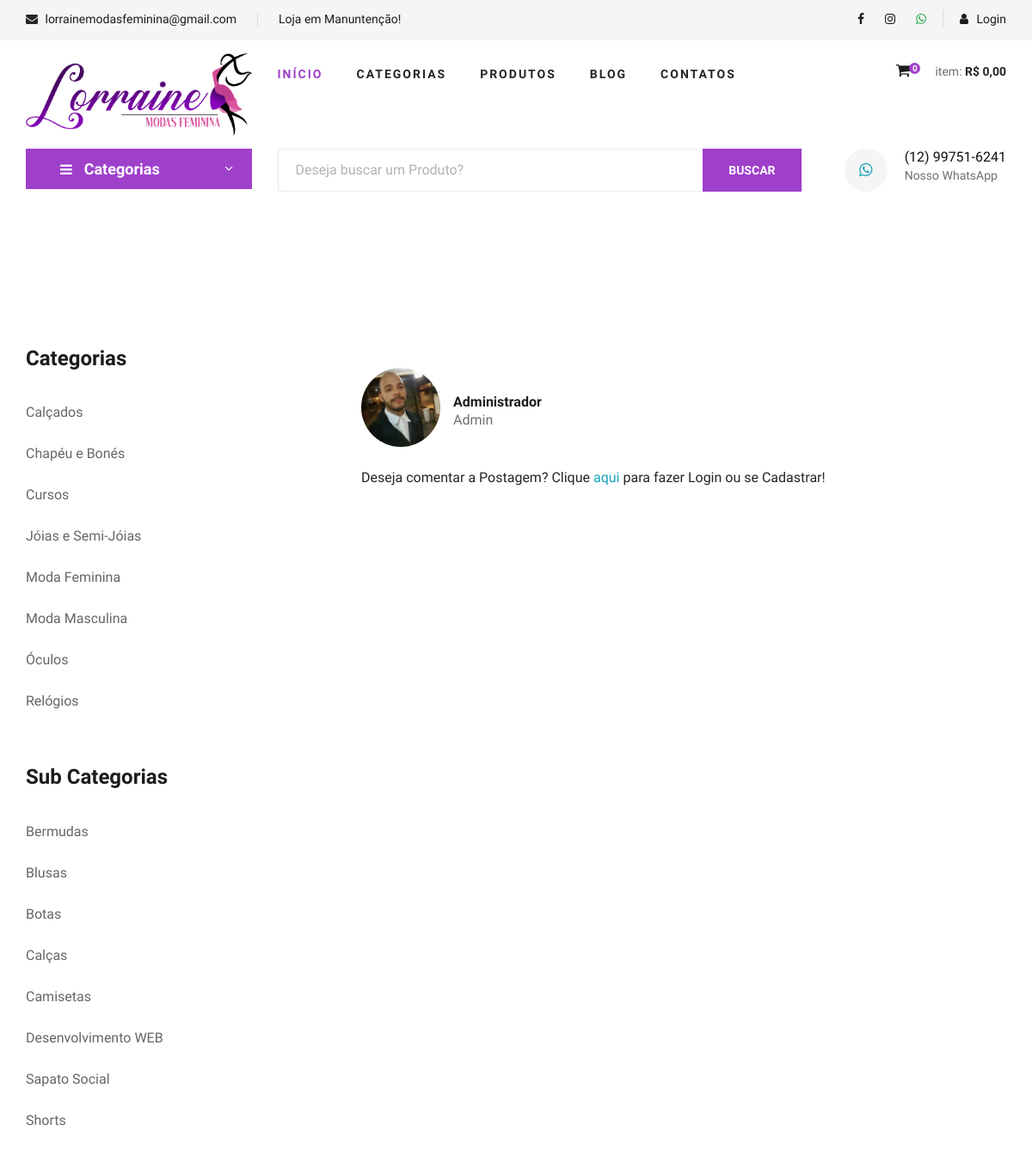
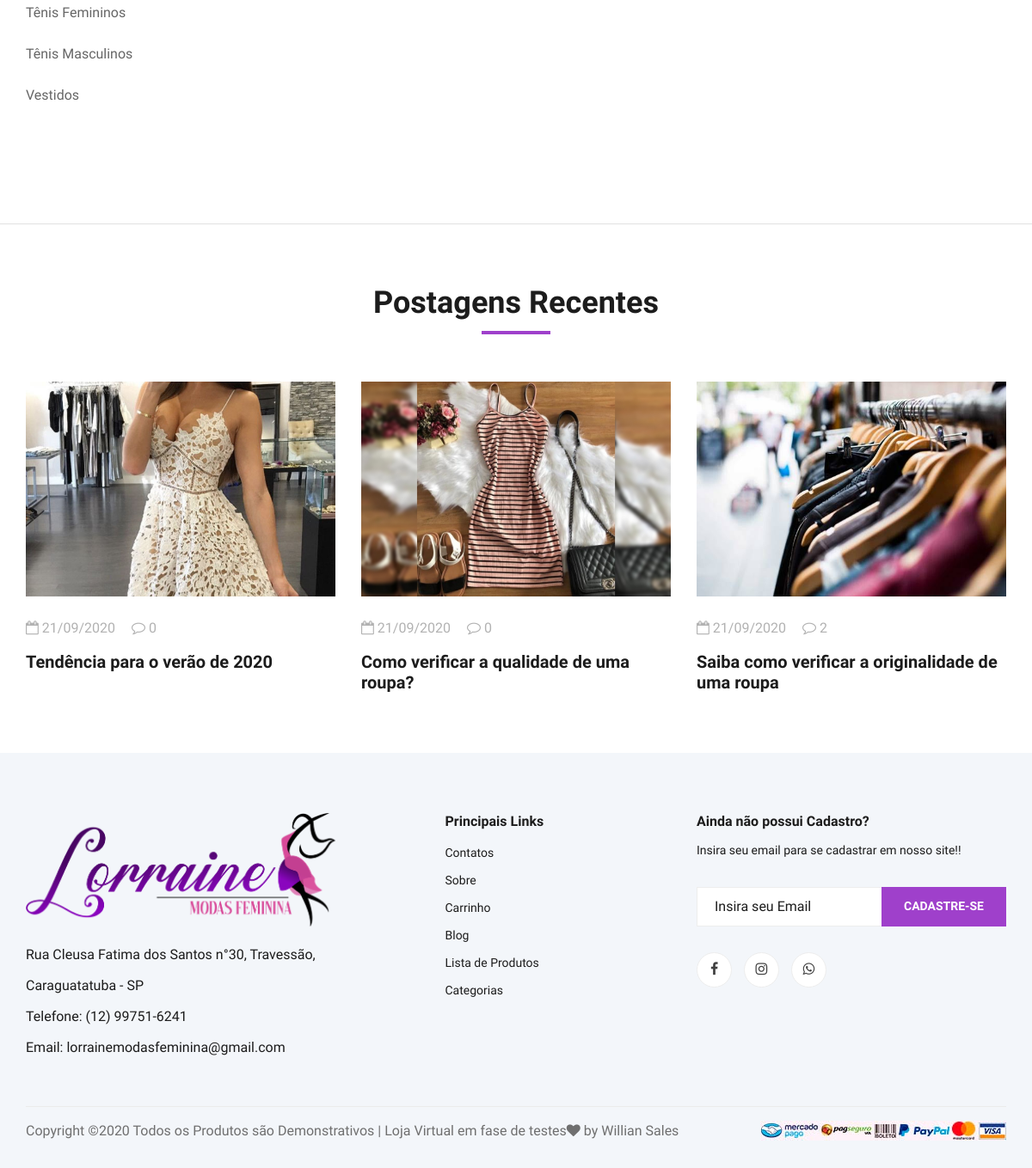
Screenshot of /blog-postagem.php with the database file from the repository (2 pictures, top to bottom).
### tables this page shows
CREATE TABLE `categorias` (
  `id` int(11) NOT NULL AUTO_INCREMENT,
  `nome` varchar(50) NOT NULL,
  `nome_url` varchar(50) NOT NULL,
  `imagem` varchar(100) NOT NULL,
  PRIMARY KEY (`id`)
);

CREATE TABLE `sub_categorias` (
  `id` int(11) NOT NULL AUTO_INCREMENT,
  `nome` varchar(50) NOT NULL,
  `nome_url` varchar(50) NOT NULL,
  `imagem` varchar(100) NOT NULL,
  `id_categoria` int(11) NOT NULL,
  PRIMARY KEY (`id`)
);

CREATE TABLE `usuarios` (
  `id` int(11) NOT NULL AUTO_INCREMENT,
  `nome` varchar(50) NOT NULL,
  `cpf` varchar(20) NOT NULL,
  `email` varchar(50) NOT NULL,
  `senha` varchar(35) NOT NULL,
  `senha_crip` varchar(150) NOT NULL,
  `nivel` varchar(20) NOT NULL,
  `imagem` varchar(100) DEFAULT NULL,
  PRIMARY KEY (`id`)
);

CREATE TABLE `blog` (
  `id` int(11) NOT NULL AUTO_INCREMENT,
  `titulo` varchar(200) NOT NULL,
  `descricao_1` varchar(1000) NOT NULL,
  `descricao_2` varchar(1000) NOT NULL,
  `imagem` varchar(150) NOT NULL,
  `data` date NOT NULL,
  `palavras` varchar(150) DEFAULT NULL,
  `nome_url` varchar(200) NOT NULL,
  PRIMARY KEY (`id`)
);

### blog-postagem.php (the view, shortened to what this page needs)
<?php
$postagem_get = @$_GET['nome'];
 ?>
<?php
require_once("cabecalho.php");
?>
<?php
require_once("cabecalho-busca.php");
?>
<?php
$query = $pdo->query("SELECT * FROM usuarios where nivel = 'Admin'");
$res = $query->fetchAll(PDO::FETCH_ASSOC);
$nome_admin = $res[0]['nome'];
$imagem_admin = $res[0]['imagem'];
 ?>
    <section class="blog-details spad">
        <div class="container">
            <div class="row">
                <div class="col-lg-4 col-md-5 order-md-1 order-2">
                    <div class="blog__sidebar">
                          <div class="blog__sidebar__item">
                        <h4>Categorias</h4>
                        <ul>
                            <?php
                            $query = $pdo->query("SELECT * FROM categorias order by nome asc ");
                            $res = $query->fetchAll(PDO::FETCH_ASSOC);
                            for ($i=0; $i < count($res); $i++) {
                              $nome = $res[$i]['nome'];
                              $nome_url = $res[$i]['nome_url'];
                              ?>
                              <li><a href="sub-categoria-de-<?php echo $nome_url ?>"><?php echo $nome ?></a></li>
                          <?php } ?>
                      </ul>
                  </div>
                  <div class="blog__sidebar__item">
                    <h4>Sub Categorias</h4>
                    <ul>
                        <?php
                        $query = $pdo->query("SELECT * FROM sub_categorias order by nome asc ");
                        $res = $query->fetchAll(PDO::FETCH_ASSOC);
                        for ($i=0; $i < count($res); $i++) {
                          $nome = $res[$i]['nome'];
                          $nome_url = $res[$i]['nome_url'];
                          ?>
                          <li><a href="produtos-<?php echo $nome_url ?>"><?php echo $nome ?></a></li>
                      <?php } ?>
                  </ul>
              </div>
                    </div>
                </div>
                <div class="col-lg-8 col-md-7 order-md-1 order-1">
                    <div class="blog__details__text">
                    </div>
                    <div class="blog__details__content mb-4">
                        <div class="row">
                            <div class="col-lg-6">
                                <div class="blog__details__author">
                                    <div class="blog__details__author__pic">
                                        <img src="img/<?php echo @$imagem_admin ?>" alt="">
                                    </div>
                                    <div class="blog__details__author__text">
                                        <h6><?php echo @$nome_admin ?></h6>
                                        <span>Admin</span>
                                    </div>
                                </div>
                            </div>
                        </div>
                    </div>
                    <?php if($id_usuario == null || $id_usuario == ""){
                        echo '<span class="mt-4">Deseja comentar a Postagem? Clique <a target="_blank" href="sistema" class="text-info"> aqui </a> para fazer Login ou se Cadastrar!</span>';
                    } ?>
                </div>
            </div>
        </div>
    </section>
    <section class="related-blog spad">
        <div class="container">
            <div class="row">
                <div class="col-lg-12">
                    <div class="section-title related-blog-title">
                        <h2>Postagens Recentes</h2>
                    </div>
                </div>
            </div>
            <div class="row">
                <?php
               $query = $pdo->query("SELECT * FROM blog where nome_url != '$postagem_get' order by id desc LIMIT 3");
               $res = $query->fetchAll(PDO::FETCH_ASSOC);
               for ($i=0; $i < count($res); $i++) {
                  $titulo = $res[$i]['titulo'];
                  $imagem = $res[$i]['imagem'];
                  $data = $res[$i]['data'];
                  $id = $res[$i]['id'];
                  $nome_url = $res[$i]['nome_url'];
                  $data = implode('/', array_reverse(explode('-', $data)));
                  $query2 = $pdo->query("SELECT * FROM coment_blog where id_blog = '$id' ");
                  $res2 = $query2->fetchAll(PDO::FETCH_ASSOC);
                  $total_itens = @count($res2);
                  $query3 = $pdo->query("SELECT * FROM blog ");
                  $res3 = $query3->fetchAll(PDO::FETCH_ASSOC);
                  ?>
                <div class="col-lg-4 col-md-4 col-sm-6">
                     <div class="blog__item">
                                <div class="blog__item__pic">
                                    <img src="img/blog/<?php echo $imagem ?>" width="100%" height="250" alt="">
                                </div>
                                <div class="blog__item__text">
                                    <ul>
                                        <li><i class="fa fa-calendar-o"></i> <?php echo $data ?></li>
                                        <li><i class="fa fa-comment-o"></i> <?php echo $total_itens ?></li>
                                    </ul>
                                    <h5><a href="postagem-<?php echo $nome_url ?>"><?php echo $titulo ?></a></h5>
                                </div>
                            </div>
                </div>
            <?php } ?>
            </div>
        </div>
    </section>
    <?php
require_once("rodape.php");
?>

### css/style.css (style rules this page uses)
html, body { height: 100%; font-family: "Cairo", sans-serif; -webkit-font-smoothing: antialiased; font-smoothing: antialiased; }
h1, h2, h3, h4, h5, h6 { margin: 0; color: #111111; font-weight: 400; font-family: "Cairo", sans-serif; }
h2 { font-size: 36px; }
h4 { font-size: 24px; }
h5 { font-size: 18px; }
h6 { font-size: 16px; }
img { max-width: 100%; }
ul, ol { padding: 0; margin: 0; }
.section-title { margin-bottom: 50px; text-align: center; }
.section-title h2 { color: #1c1c1c; font-weight: 700; position: relative; }
.section-title h2:after { position: absolute; left: 0; bottom: -15px; right: 0; height: 4px; width: 80px; background: #9F40CB; content: ""; margin: 0 auto; }
.spad { padding-top: 100px; padding-bottom: 100px; }
.blog__item { margin-bottom: 60px; }
.blog__item__pic img { min-width: 100%; }
.blog__item__text { padding-top: 25px; }
.blog__item__text ul { margin-bottom: 15px; }
.blog__item__text ul li { font-size: 16px; color: #b2b2b2; list-style: none; display: inline-block; margin-right: 15px; }
.blog__item__text ul li:last-child { margin-right: 0; }
.blog__item__text h5 { margin-bottom: 12px; }
.blog__item__text h5 a { font-size: 20px; color: #1c1c1c; font-weight: 700; }
.blog__sidebar { padding-top: 50px; }
.blog__sidebar__item { margin-bottom: 50px; }
.blog__sidebar__item h4 { color: #1c1c1c; font-weight: 700; margin-bottom: 25px; }
.blog__sidebar__item ul li { list-style: none; }
.blog__sidebar__item ul li a { font-size: 16px; color: #666666; line-height: 48px; -webkit-transition: all, 0.3s; -moz-transition: all, 0.3s; -ms-transition: all, 0.3s; -o-transition: all, 0.3s; transition: all, 0.3s; }
.related-blog { padding-top: 70px; padding-bottom: 10px; }
.related-blog-title { margin-bottom: 70px; }
.blog-details { padding-bottom: 75px; border-bottom: 1px solid #e1e1e1; }
.blog__details__text { margin-bottom: 45px; }
.blog__details__author__pic { float: left; margin-right: 15px; }
.blog__details__author__pic img { height: 92px; width: 92px; border-radius: 50%; }
.blog__details__author__text { overflow: hidden; padding-top: 30px; }
.blog__details__author__text h6 { color: #1c1c1c; font-weight: 700; }
.blog__details__author__text span { font-size: 16px; color: #6f6f6f; }
@media only screen and (min-width: 1200px) { .container { max-width: 1170px; } }

### rows the page displays
categorias: nome "Calçados"
categorias: nome "Chapéu e Bonés"
categorias: nome "Cursos"
categorias: nome "Jóias e Semi-Jóias"
categorias: nome "Moda Feminina"
categorias: nome "Moda Masculina"
categorias: nome "Óculos"
categorias: nome "Relógios"
sub_categorias: nome "Bermudas"
sub_categorias: nome "Blusas"
sub_categorias: nome "Botas"
sub_categorias: nome "Calças"
sub_categorias: nome "Camisetas"
sub_categorias: nome "Desenvolvimento WEB"
sub_categorias: nome "Sapato Social"
sub_categorias: nome "Shorts"
sub_categorias: nome "Tênis Femininos"
sub_categorias: nome "Tênis Masculinos"
sub_categorias: nome "Vestidos"
usuarios: imagem (picture), nome "Administrador"
blog: imagem (picture), data "21/09/2020", total_itens "0", titulo "Tendência para o verão de 2020"
blog: imagem (picture), data "21/09/2020", total_itens "0", titulo "Como verificar a qualidade de uma roupa?"
blog: imagem (picture), data "21/09/2020", total_itens "2", titulo "Saiba como verificar a originalidade de uma roupa"

### other values shown
$email "lorrainemodasfeminina@gmail.com"
$texto_destaque "Loja em Manuntenção!"
$linhas "0"
$total_c "0,00"
$whatsapp "(12) 99751-6241"
$endereco_loja "Rua Cleusa Fatima dos Santos n°30, Travessão, Caraguatatuba - SP"
$telefone "(12) 99751-6241"
